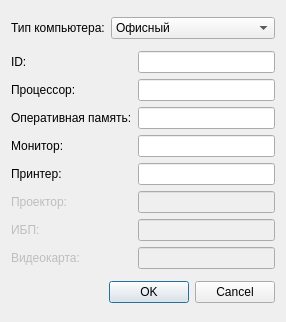
<?xml version="1.0" encoding="UTF-8"?>
<ui version="4.0">
 <class>NewDialog</class>
 <widget class="QDialog" name="NewDialog">
  <property name="geometry">
   <rect>
    <x>0</x>
    <y>0</y>
    <width>266</width>
    <height>322</height>
   </rect>
  </property>
  <property name="windowTitle">
   <string>Новый ПК</string>
  </property>
  <property name="locale">
   <locale language="Russian" country="Russia"/>
  </property>
  <property name="modal">
   <bool>true</bool>
  </property>
  <layout class="QGridLayout" name="gridLayout_2">
   <item row="0" column="0">
    <widget class="QLabel" name="label">
     <property name="text">
      <string>Тип компьютера:</string>
     </property>
    </widget>
   </item>
   <item row="0" column="1">
    <widget class="QComboBox" name="comboBox">
     <property name="minimumSize">
      <size>
       <width>0</width>
       <height>0</height>
      </size>
     </property>
     <property name="baseSize">
      <size>
       <width>0</width>
       <height>0</height>
      </size>
     </property>
     <item>
      <property name="text">
       <string>Офисный</string>
      </property>
     </item>
     <item>
      <property name="text">
       <string>Лекционный</string>
      </property>
     </item>
     <item>
      <property name="text">
       <string>Для программирования</string>
      </property>
     </item>
     <item>
      <property name="text">
       <string>Для графики</string>
      </property>
     </item>
     <item>
      <property name="text">
       <string>Сервер</string>
      </property>
     </item>
    </widget>
   </item>
   <item row="1" column="0" colspan="2">
    <layout class="QGridLayout" name="gridLayout">
     <item row="0" column="0">
      <widget class="QLabel" name="label_2">
       <property name="enabled">
        <bool>true</bool>
       </property>
       <property name="text">
        <string>ID:</string>
       </property>
       <property name="buddy">
        <cstring>lineEditId</cstring>
       </property>
      </widget>
     </item>
     <item row="0" column="1">
      <widget class="QLineEdit" name="lineEditId">
       <property name="enabled">
        <bool>true</bool>
       </property>
       <property name="readOnly">
        <bool>true</bool>
       </property>
      </widget>
     </item>
     <item row="1" column="0">
      <widget class="QLabel" name="label_3">
       <property name="enabled">
        <bool>true</bool>
       </property>
       <property name="text">
        <string>Процессор:</string>
       </property>
       <property name="buddy">
        <cstring>ui-&gt;lineEditCpu</cstring>
       </property>
      </widget>
     </item>
     <item row="1" column="1">
      <widget class="QLineEdit" name="lineEditCpu">
       <property name="enabled">
        <bool>true</bool>
       </property>
      </widget>
     </item>
     <item row="2" column="0">
      <widget class="QLabel" name="label_4">
       <property name="enabled">
        <bool>true</bool>
       </property>
       <property name="text">
        <string>Оперативная память:</string>
       </property>
      </widget>
     </item>
     <item row="2" column="1">
      <widget class="QLineEdit" name="lineEditRam">
       <property name="enabled">
        <bool>true</bool>
       </property>
      </widget>
     </item>
     <item row="3" column="0">
      <widget class="QLabel" name="label_5">
       <property name="enabled">
        <bool>true</bool>
       </property>
       <property name="text">
        <string>Монитор:</string>
       </property>
      </widget>
     </item>
     <item row="3" column="1">
      <widget class="QLineEdit" name="lineEditDisplay">
       <property name="enabled">
        <bool>true</bool>
       </property>
      </widget>
     </item>
     <item row="4" column="0">
      <widget class="QLabel" name="label_6">
       <property name="enabled">
        <bool>true</bool>
       </property>
       <property name="text">
        <string>Принтер:</string>
       </property>
      </widget>
     </item>
     <item row="4" column="1">
      <widget class="QLineEdit" name="lineEditPrinter">
       <property name="enabled">
        <bool>true</bool>
       </property>
      </widget>
     </item>
     <item row="5" column="0">
      <widget class="QLabel" name="label_7">
       <property name="enabled">
        <bool>false</bool>
       </property>
       <property name="text">
        <string>Проектор:</string>
       </property>
      </widget>
     </item>
     <item row="5" column="1">
      <widget class="QLineEdit" name="lineEditProjector">
       <property name="enabled">
        <bool>false</bool>
       </property>
      </widget>
     </item>
     <item row="6" column="0">
      <widget class="QLabel" name="label_8">
       <property name="enabled">
        <bool>false</bool>
       </property>
       <property name="text">
        <string>ИБП:</string>
       </property>
      </widget>
     </item>
     <item row="6" column="1">
      <widget class="QLineEdit" name="lineEditUps">
       <property name="enabled">
        <bool>false</bool>
       </property>
      </widget>
     </item>
     <item row="7" column="0">
      <widget class="QLabel" name="label_9">
       <property name="enabled">
        <bool>false</bool>
       </property>
       <property name="text">
        <string>Видеокарта:</string>
       </property>
      </widget>
     </item>
     <item row="7" column="1">
      <widget class="QLineEdit" name="lineEditGpu">
       <property name="enabled">
        <bool>false</bool>
       </property>
      </widget>
     </item>
    </layout>
   </item>
   <item row="2" column="0" colspan="2">
    <widget class="QDialogButtonBox" name="buttonBox">
     <property name="orientation">
      <enum>Qt::Horizontal</enum>
     </property>
     <property name="standardButtons">
      <set>QDialogButtonBox::Cancel|QDialogButtonBox::Ok</set>
     </property>
    </widget>
   </item>
  </layout>
  <zorder>buttonBox</zorder>
  <zorder>comboBox</zorder>
  <zorder>label</zorder>
  <zorder>comboBox</zorder>
  <zorder>layoutWidget</zorder>
 </widget>
 <resources/>
 <connections>
  <connection>
   <sender>buttonBox</sender>
   <signal>accepted()</signal>
   <receiver>NewDialog</receiver>
   <slot>accept()</slot>
   <hints>
    <hint type="sourcelabel">
     <x>248</x>
     <y>254</y>
    </hint>
    <hint type="destinationlabel">
     <x>157</x>
     <y>274</y>
    </hint>
   </hints>
  </connection>
  <connection>
   <sender>buttonBox</sender>
   <signal>rejected()</signal>
   <receiver>NewDialog</receiver>
   <slot>reject()</slot>
   <hints>
    <hint type="sourcelabel">
     <x>316</x>
     <y>260</y>
    </hint>
    <hint type="destinationlabel">
     <x>286</x>
     <y>274</y>
    </hint>
   </hints>
  </connection>
 </connections>
</ui>
